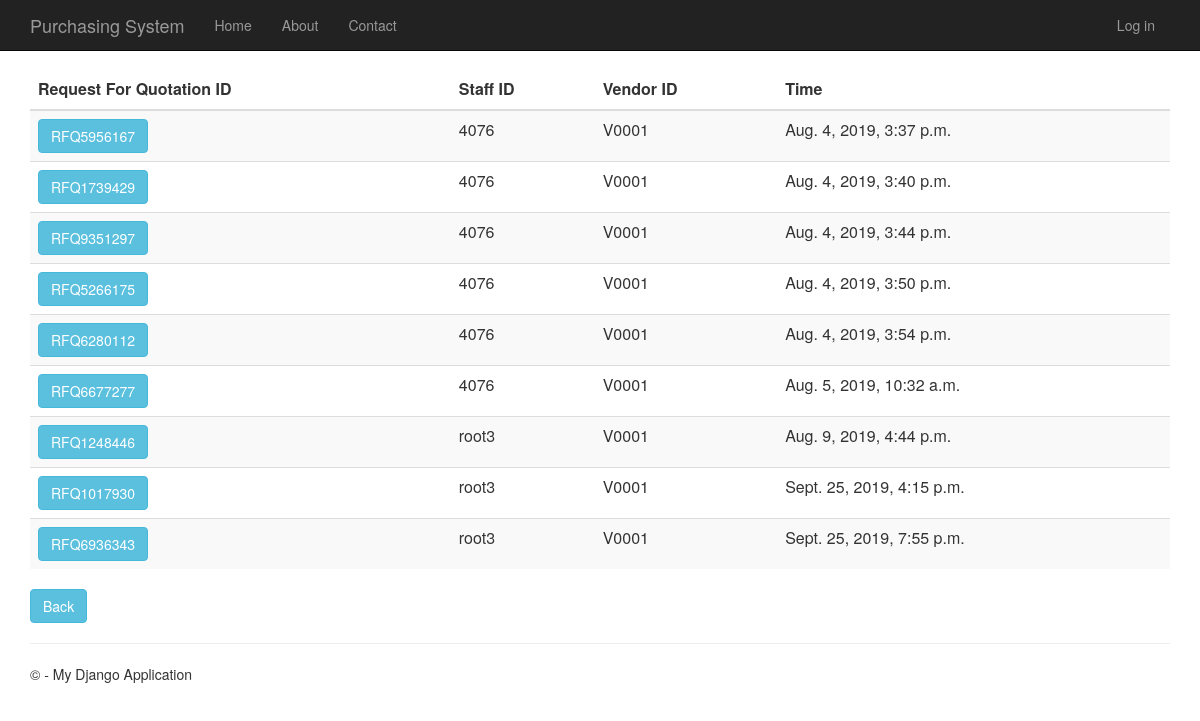
Page /requestforquotationhistory on the committed database.
### RequestForQuotation/models.py (models this page shows, shortened)
class RequestForQuotation(models.Model):
    request_for_quotation_id = models.CharField(primary_key=True, max_length=10)
    time_created = models.DateTimeField()
    description = models.TextField(null=True,default=None, blank=True)
    total_price = models.DecimalField(max_digits=10, decimal_places=2, default=Decimal('0.00'))
    person_id = models.ForeignKey(Person, on_delete = models.CASCADE)
    vendor_id = models.ForeignKey(Vendor, on_delete = models.CASCADE)
    purchase_requisition_id = models.ForeignKey(PurchaseRequisition, on_delete = models.CASCADE)

### app/models.py (models this page shows, shortened)
class Person(models.Model):
    user_id = models.OneToOneField(User)
    person_id = models.CharField(primary_key=True, max_length=10)
    person_name = models.TextField()
    person_address = models.TextField()
    person_phone_number = models.TextField()
    person_role = models.TextField(default = 'MANAGER')

class Vendor(models.Model):
    vendor_id = models.CharField(primary_key=True, max_length=10)
    vendor_name = models.TextField()
    vendor_phone_number = models.TextField()
    vendor_address = models.TextField()
    vendor_email = models.TextField()
    def __str__(self):
        return str(self.vendor_id)

### RequestForQuotation/views.py (the view)
# urls.py: url(r'^requestforquotationhistory', RequestForQuotation.views.requestforquotationhistory, name="request_of_quotation_history"),
def requestforquotationhistory(request):
    request_for_quotations = RequestForQuotation.objects.all()
    context = {
            'title':'Request For Quotation History',
            'rows':request_for_quotations
        }
    return render(request,'RequestForQuotation/requestforquotationhistory.html',context)

### RequestForQuotation/templates/RequestForQuotation/requestforquotationhistory.html
﻿{% extends "app/layout.html" %}
{% block content %}
<div class="purchaseorderhistory margintop">
    <form action="requestofquotationhistorydetails" method="GET">
        <table class="table table-striped margintop">
          <thead>
            <tr>
              <th scope="col">Request For Quotation ID</th>
              <th scope="col">Staff ID</th>
              <th scope="col">Vendor ID</th>
              <th scope="col">Time</th>
            </tr>
          </thead>
          <tbody>
              {% for r in rows %}
            <tr>
                 <td><button type="submit" name="roq_id" value="{{r.request_for_quotation_id}}" class="btn btn-info" >{{r.request_for_quotation_id}}</button></td>
                 <td>{{r.person_id.person_id}}</td>
                 <td>{{r.vendor_id}}</td>
                 <td>{{r.time_created}}</td>
            </tr>
              {% endfor %}
          </tbody>
        </table>
    </form>
       <form action="menu">
        <div class="margintop">
            <button type="submit" class="btn btn-info" >Back</button>
        </div>
    </form>
</div>
{% endblock %}

### app/static/app/content/site.css (style rules this page uses)
body { padding-top: 50px; padding-bottom: 20px; }

### rows in the picture
RequestForQuotation: request_for_quotation_id "RFQ5956167", person_id.person_id "4076", vendor_id "V0001", time_created "Aug. 4, 2019, 3:37 p.m."
RequestForQuotation: request_for_quotation_id "RFQ1739429", person_id.person_id "4076", vendor_id "V0001", time_created "Aug. 4, 2019, 3:40 p.m."
RequestForQuotation: request_for_quotation_id "RFQ9351297", person_id.person_id "4076", vendor_id "V0001", time_created "Aug. 4, 2019, 3:44 p.m."
RequestForQuotation: request_for_quotation_id "RFQ5266175", person_id.person_id "4076", vendor_id "V0001", time_created "Aug. 4, 2019, 3:50 p.m."
RequestForQuotation: request_for_quotation_id "RFQ6280112", person_id.person_id "4076", vendor_id "V0001", time_created "Aug. 4, 2019, 3:54 p.m."
RequestForQuotation: request_for_quotation_id "RFQ6677277", person_id.person_id "4076", vendor_id "V0001", time_created "Aug. 5, 2019, 10:32 a.m."
RequestForQuotation: request_for_quotation_id "RFQ1248446", person_id.person_id "root3", vendor_id "V0001", time_created "Aug. 9, 2019, 4:44 p.m."
RequestForQuotation: request_for_quotation_id "RFQ1017930", person_id.person_id "root3", vendor_id "V0001", time_created "Sept. 25, 2019, 4:15 p.m."
RequestForQuotation: request_for_quotation_id "RFQ6936343", person_id.person_id "root3", vendor_id "V0001", time_created "Sept. 25, 2019, 7:55 p.m."
